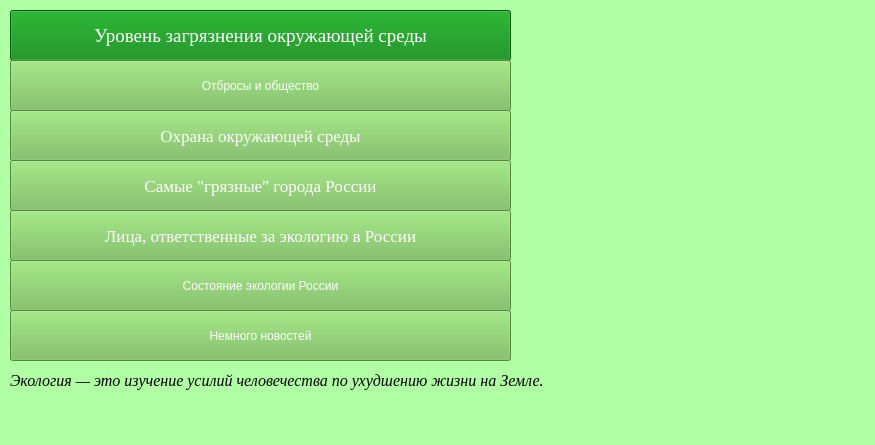
<?xml version="1.0" encoding="UTF-8"?>
<ui version="4.0">
 <class>MainWindow</class>
 <widget class="QMainWindow" name="MainWindow">
  <property name="geometry">
   <rect>
    <x>0</x>
    <y>0</y>
    <width>875</width>
    <height>445</height>
   </rect>
  </property>
  <property name="minimumSize">
   <size>
    <width>773</width>
    <height>353</height>
   </size>
  </property>
  <property name="maximumSize">
   <size>
    <width>16777215</width>
    <height>16777215</height>
   </size>
  </property>
  <property name="windowTitle">
   <string>MainWindow</string>
  </property>
  <property name="toolTipDuration">
   <number>-1</number>
  </property>
  <property name="whatsThis">
   <string>&lt;html&gt;&lt;head/&gt;&lt;body&gt;&lt;p&gt;&lt;br/&gt;&lt;/p&gt;&lt;/body&gt;&lt;/html&gt;</string>
  </property>
  <property name="styleSheet">
   <string notr="true">background-color: rgb(177, 255, 165);</string>
  </property>
  <widget class="QWidget" name="centralwidget">
   <widget class="QPushButton" name="btn_places">
    <property name="geometry">
     <rect>
      <x>10</x>
      <y>160</y>
      <width>501</width>
      <height>51</height>
     </rect>
    </property>
    <property name="font">
     <font>
      <family>Times New Roman</family>
      <pointsize>13</pointsize>
     </font>
    </property>
    <property name="styleSheet">
     <string notr="true">background-color: rgb(114, 187, 83);
color: rgb(255, 255, 255);</string>
    </property>
    <property name="text">
     <string>Самые &quot;грязные&quot; города России</string>
    </property>
   </widget>
   <widget class="QLabel" name="label">
    <property name="geometry">
     <rect>
      <x>10</x>
      <y>360</y>
      <width>751</width>
      <height>41</height>
     </rect>
    </property>
    <property name="font">
     <font>
      <family>Times New Roman</family>
      <pointsize>12</pointsize>
      <weight>50</weight>
      <italic>true</italic>
      <bold>false</bold>
     </font>
    </property>
    <property name="text">
     <string>Экология — это изучение усилий человечества по ухудшению жизни на Земле.</string>
    </property>
   </widget>
   <widget class="QPushButton" name="btn_top">
    <property name="geometry">
     <rect>
      <x>10</x>
      <y>10</y>
      <width>501</width>
      <height>51</height>
     </rect>
    </property>
    <property name="font">
     <font>
      <family>Times New Roman</family>
      <pointsize>14</pointsize>
      <weight>50</weight>
      <bold>false</bold>
     </font>
    </property>
    <property name="layoutDirection">
     <enum>Qt::LeftToRight</enum>
    </property>
    <property name="styleSheet">
     <string notr="true">background-color: rgb(0, 130, 10);
color: rgb(255, 255, 255);</string>
    </property>
    <property name="text">
     <string>Уровень загрязнения окружающей среды</string>
    </property>
   </widget>
   <widget class="QPushButton" name="btn_your">
    <property name="geometry">
     <rect>
      <x>10</x>
      <y>110</y>
      <width>501</width>
      <height>51</height>
     </rect>
    </property>
    <property name="font">
     <font>
      <family>Times New Roman</family>
      <pointsize>13</pointsize>
     </font>
    </property>
    <property name="styleSheet">
     <string notr="true">background-color: rgb(114, 187, 83);
color: rgb(255, 255, 255);</string>
    </property>
    <property name="text">
     <string>Охрана окружающей среды</string>
    </property>
   </widget>
   <widget class="QPushButton" name="btn_resp_people">
    <property name="geometry">
     <rect>
      <x>10</x>
      <y>210</y>
      <width>501</width>
      <height>51</height>
     </rect>
    </property>
    <property name="font">
     <font>
      <family>Times New Roman</family>
      <pointsize>13</pointsize>
     </font>
    </property>
    <property name="styleSheet">
     <string notr="true">background-color: rgb(114, 187, 83);
color: rgb(255, 255, 255);</string>
    </property>
    <property name="text">
     <string>Лица, ответственные за экологию в России</string>
    </property>
   </widget>
   <widget class="QLabel" name="image">
    <property name="geometry">
     <rect>
      <x>519</x>
      <y>10</y>
      <width>351</width>
      <height>351</height>
     </rect>
    </property>
    <property name="maximumSize">
     <size>
      <width>16777215</width>
      <height>16777215</height>
     </size>
    </property>
    <property name="text">
     <string/>
    </property>
   </widget>
   <widget class="QPushButton" name="btn_state_of_ecology">
    <property name="geometry">
     <rect>
      <x>10</x>
      <y>260</y>
      <width>501</width>
      <height>51</height>
     </rect>
    </property>
    <property name="styleSheet">
     <string notr="true">background-color: rgb(114, 187, 83);
font: 14pt &quot;Times New Roman&quot;;
color: rgb(255, 255, 255);</string>
    </property>
    <property name="text">
     <string>Состояние экологии России</string>
    </property>
   </widget>
   <widget class="QPushButton" name="btn_landfill_sites">
    <property name="geometry">
     <rect>
      <x>10</x>
      <y>60</y>
      <width>501</width>
      <height>51</height>
     </rect>
    </property>
    <property name="styleSheet">
     <string notr="true">background-color: rgb(114, 187, 83);
font: 14pt &quot;Times New Roman&quot;;
color: rgb(255, 255, 255);</string>
    </property>
    <property name="text">
     <string>Отбросы и общество</string>
    </property>
   </widget>
   <widget class="QPushButton" name="btn_news">
    <property name="geometry">
     <rect>
      <x>10</x>
      <y>310</y>
      <width>501</width>
      <height>51</height>
     </rect>
    </property>
    <property name="styleSheet">
     <string notr="true">background-color: rgb(114, 187, 83);
font: 14pt &quot;Times New Roman&quot;;
color: rgb(255, 255, 255);</string>
    </property>
    <property name="text">
     <string>Немного новостей</string>
    </property>
   </widget>
  </widget>
  <widget class="QMenuBar" name="menubar">
   <property name="geometry">
    <rect>
     <x>0</x>
     <y>0</y>
     <width>875</width>
     <height>26</height>
    </rect>
   </property>
  </widget>
  <widget class="QStatusBar" name="statusbar"/>
 </widget>
 <resources/>
 <connections/>
</ui>
